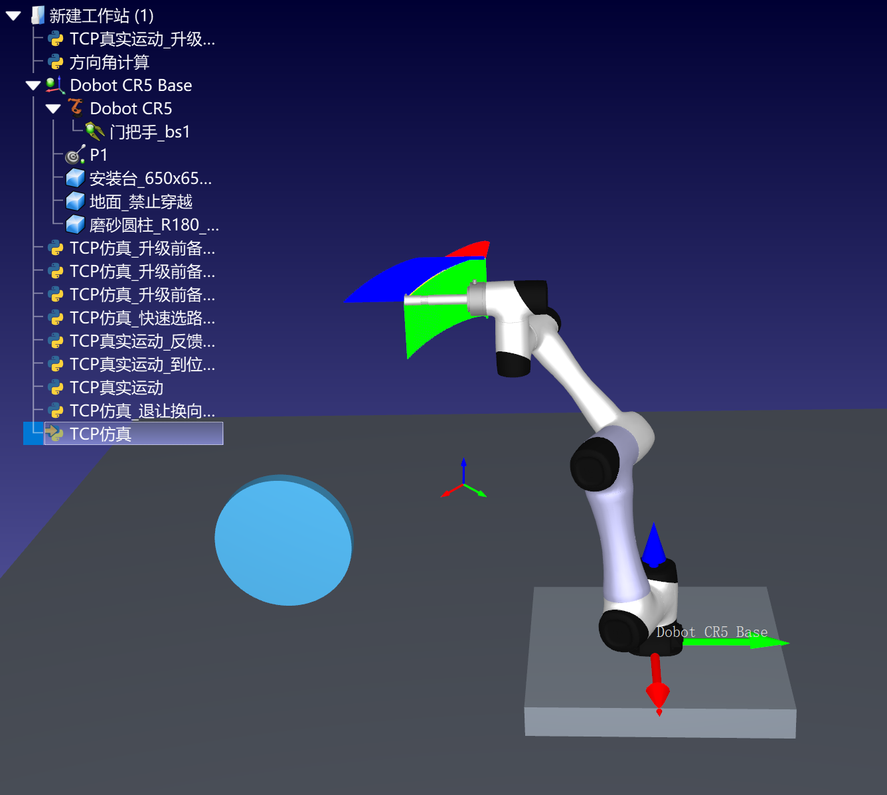
#> input picture workspace/data/robodk/snap_before.png, 887 x 795 px, shrunk from 1336 x 1197 before the run, found by its file name; its folder holds only this picture in this run
$ python robodk_snap_analyse.py
#> lines starting #> are read from the running program, lines starting #| are printed output that depends on the picture
#!/usr/bin/env python3
# -*- coding: utf-8 -*-
"""Spatial analysis of a RoboDK 3D snapshot.

For each colour mask report: pixel count, bounding box, fill ratio and a coarse
"is it a thin long curve or a blob?" verdict.
"""
import os
import sys

import numpy as np
from PIL import Image

OUT = r"D:\mydata\workspace\data\robodk"


def analyse(path):
    im = Image.open(path).convert("RGB")
#> im is the input picture: PIL image 887x795 RGB; mean R, G, B 55.2, 60.4, 93.7
    a = np.asarray(im).astype(int)
    h, w, _ = a.shape
#> h = 795; w = 887
    r, g, b = a[:, :, 0], a[:, :, 1], a[:, :, 2]
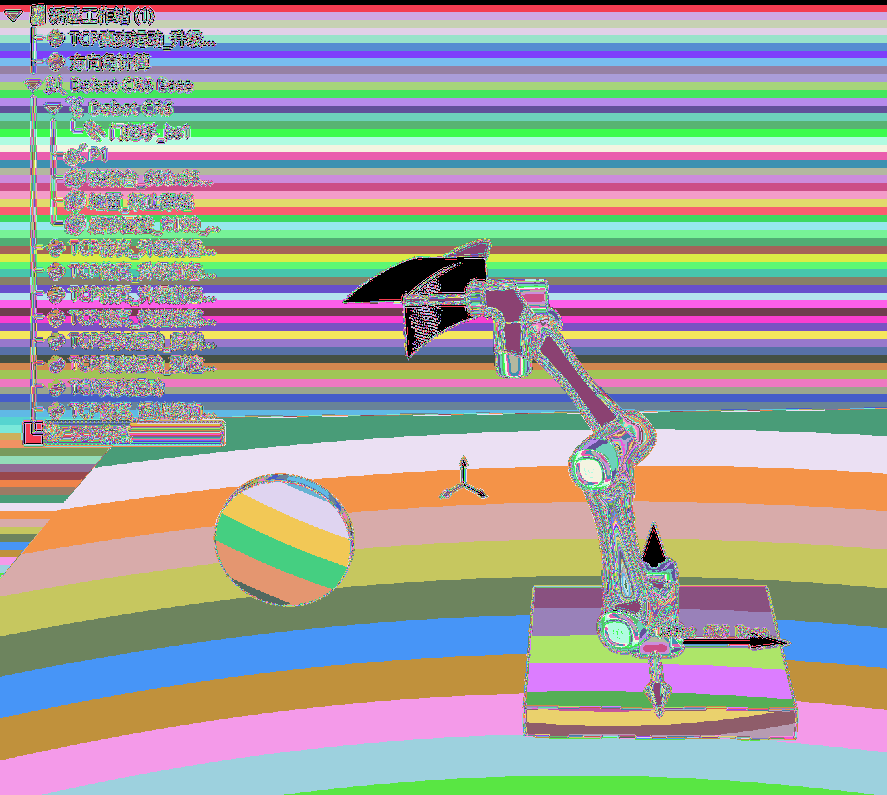
#> r: shape (795, 887) int64; 256 distinct labels, from 0 to 255; one colour per label, 0 black
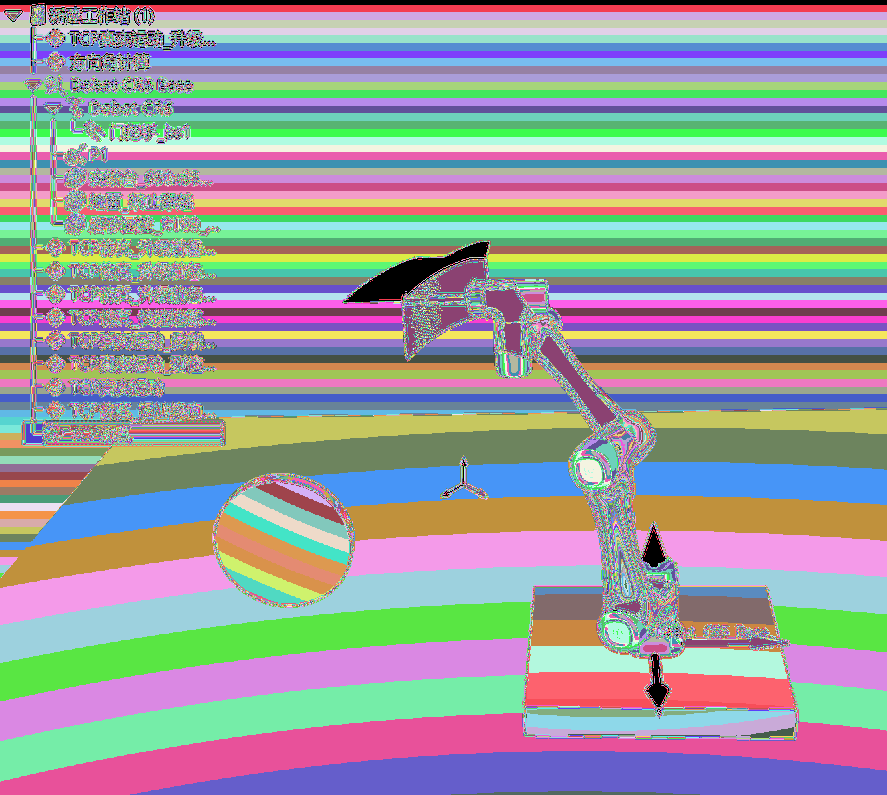
#> g: shape (795, 887) int64; 256 distinct labels, from 0 to 255; one colour per label, 0 black
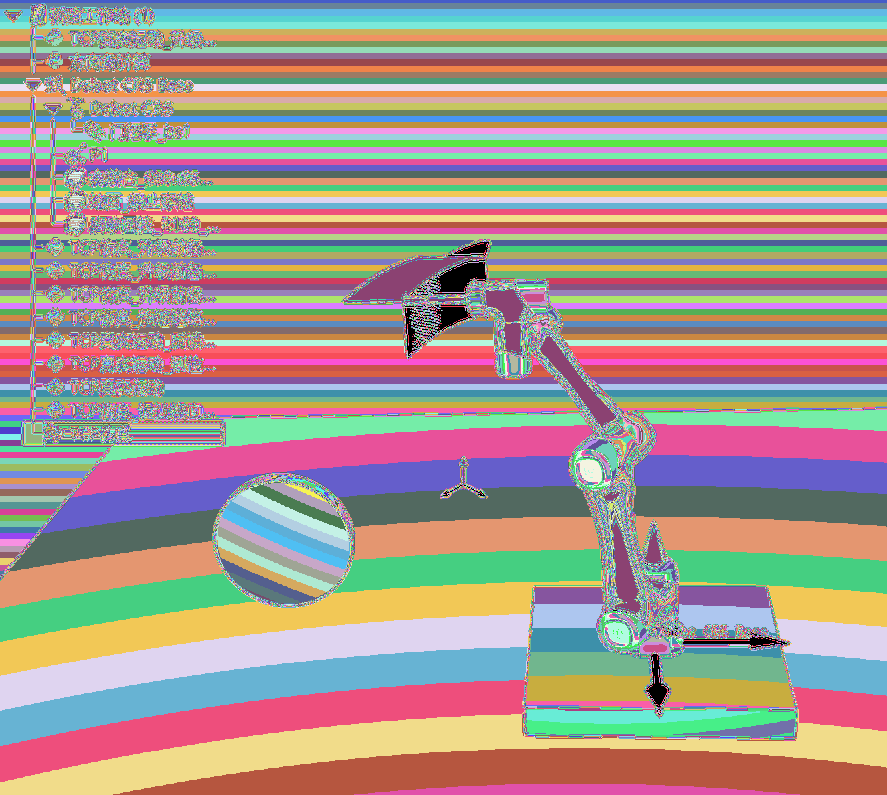
#> b: shape (795, 887) int64; 256 distinct labels, from 0 to 255; one colour per label, 0 black
    masks = {
        "red": (r - np.maximum(g, b) > 60) & (r > 110),
        "green": (g - np.maximum(r, b) > 50) & (g > 100),
        "blue": (b - np.maximum(r, g) > 50) & (b > 110),
        "yellow": (r > 160) & (g > 160) & (b < 120) & (abs(r - g) < 60),
        "cyan": (g > 140) & (b > 140) & (r < 130),
        "magenta": (r > 130) & (b > 130) & (g < 110),
    }
    print("=== %s  (%dx%d) ===" % (os.path.basename(path), w, h))
#| === snap_before.png  (887x795) ===
    for name, m in masks.items():
        n = int(m.sum())
        if n < 50:
            print("   %-8s %6d px" % (name, n))
            continue
        ys, xs = np.nonzero(m)
        x0, x1, y0, y1 = xs.min(), xs.max(), ys.min(), ys.max()
        bw, bh = x1 - x0 + 1, y1 - y0 + 1
        fill = n / float(bw * bh)
        # count coarse cells (32x32) occupied -> measure of how "spread" it is
        cells = len({(int(x) // 32, int(y) // 32) for x, y in zip(xs[::11], ys[::11])})
        span = max(bw, bh)
        shape = ("thin long curve" if fill < 0.15 and span > 200
                 else "sparse/scattered" if fill < 0.25
                 else "solid blob/frame")
        print("   %-8s %6d px  bbox=%dx%d at (%d,%d)  fill=%.3f  cells=%d  -> %s"
              % (name, n, bw, bh, x0, y0, fill, cells, shape))
#> this loop made 6 passes
#> (name, n, x0, x1, y0, y1, bw, bh) on passes 1 to 5: ('red', 1305, 46, 669, 88, 716, 624, 629), ('green', 4730, 47, 789, 81, 648, 743, 568), ('blue', 63522, 0, 886, 9, 604, 887, 596), ('yellow', 747, 47, 444, 35, 440, 398, 406), ('cyan', 13661, 32, 749, 13, 708, 718, 696)
#> (name, n) on pass 6: ('magenta', 7)
#|    red        1305 px  bbox=624x629 at (46,88)  fill=0.003  cells=11  -> thin long curve
#|    green      4730 px  bbox=743x568 at (47,81)  fill=0.011  cells=24  -> thin long curve
#|    blue      63522 px  bbox=887x596 at (0,9)  fill=0.120  cells=135  -> thin long curve
#|    yellow      747 px  bbox=398x406 at (47,35)  fill=0.005  cells=11  -> thin long curve
#|    cyan      13661 px  bbox=718x696 at (32,13)  fill=0.027  cells=26  -> thin long curve
#|    magenta       7 px
    print()


for f in sorted(os.listdir(OUT)):
    if f.startswith("snap_") and f.endswith(".png"):
        analyse(os.path.join(OUT, f))
